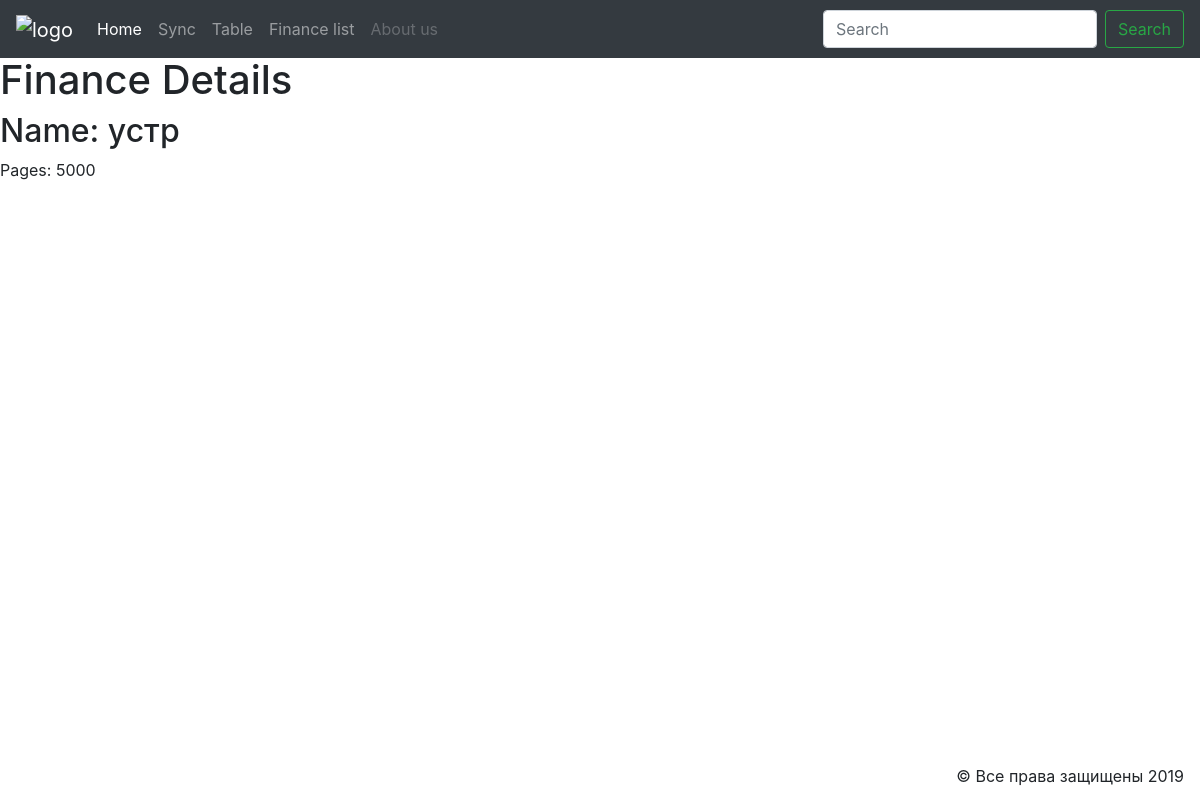
/finance/view/9, run on an earlier commit of the app's database.
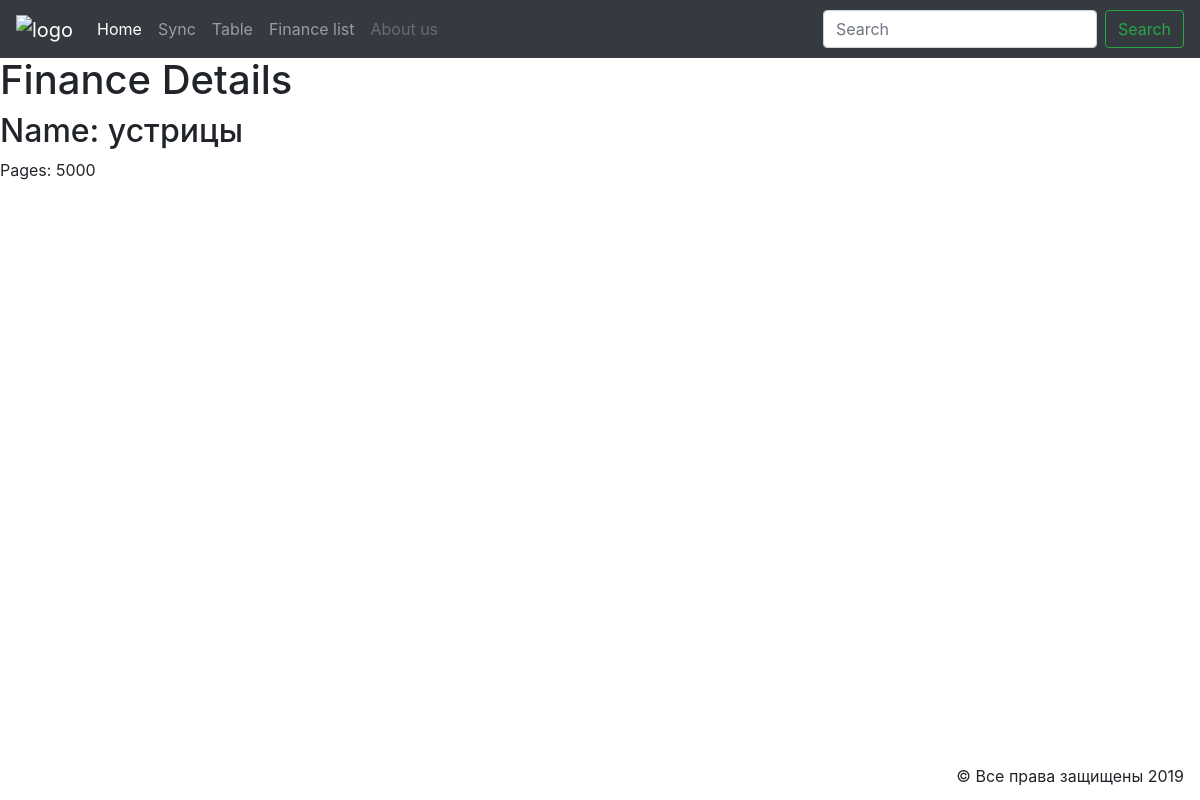
And on a later commit of the database.
### finance/models.py (models this page shows, shortened)
class Finance(models.Model):
    title = models.CharField(max_length=120)
    costs = models.PositiveIntegerField()
    budget = models.PositiveIntegerField()
    description = models.TextField()
    date = models.DateTimeField()
    type = models.CharField(max_length=80)
    class Meta:
        verbose_name_plural = "Finance"

### finance/views.py (the view)
# urls.py: path('view/<int:pk>', views.FinanceView.as_view(), name='finance_view'),
class FinanceView(DetailView):
    model = Finance

### finance/templates/finance/finance_detail.html
{% extends "finance/homePage.html" %}
{% block content %}
<h1>Finance Details</h1>
<h2>Name: {{object.title}}</h2>
Pages: {{ object.costs }}
{% endblock %}

What changed in the data, as far as the page shows it:
changed Finance: title "устр" → "устрицы"
